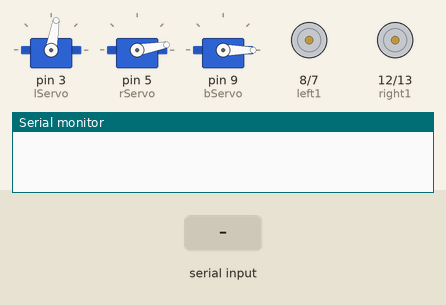
Recording of a sketch running on a simulated Arduino Uno, built with avr-gcc and run on an emulated ATmega328P. Parts: 3 × servo, motor-driver pin pairs drawn as motors (green arrow = first pin HIGH = forward, orange = second pin HIGH = backward, longer = more drive, scaled by the enable pin), the last lines printed to the serial monitor. The test bench sets the inputs (shaded band).

Above: at 1.2 s.
1.3 s: "L90\n" received over Serial
2.9 s: "L,45\n" received over Serial
At 4.2 s:
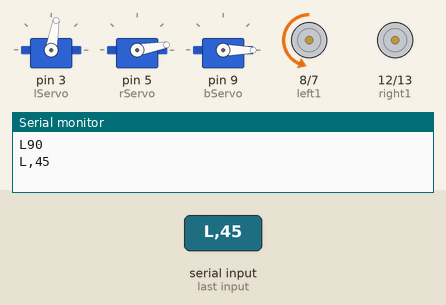
4.6 s: "R90\n" received over Serial
6.2 s: "R,45\n" received over Serial
At 6.7 s:
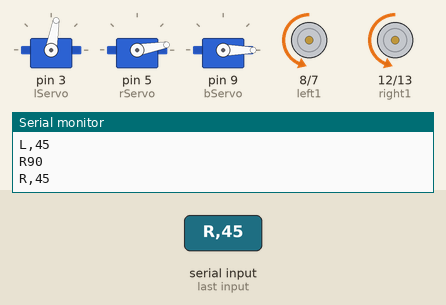
7.9 s: "L\n" received over Serial
At 8.3 s:
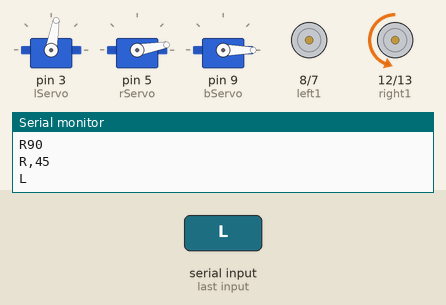
9.4 s: "R\n" received over Serial
At 10.7 s:
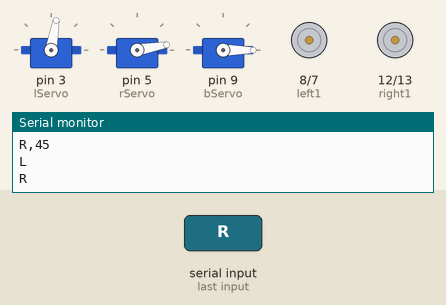
Timing chart, 0 to 11.9 s (numbered marks = the images above; inputs shaded):
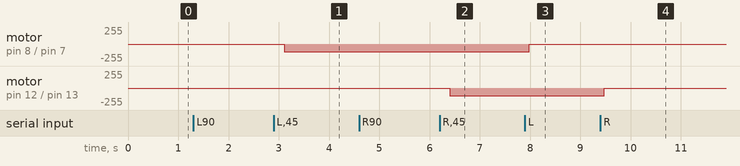

Measured:
- after the input at 2.9 s, motor on pin 8 (left1) / pin 7 (left2): stopped → backward 114/255 after 0.20 s
- after the input at 6.2 s, motor on pin 12 (right1) / pin 13 (right2): stopped → backward 114/255 after 0.20 s
- after the input at 7.9 s, motor on pin 8 (left1) / pin 7 (left2): backward 114/255 → stopped after 0.08 s
- after the input at 9.4 s, motor on pin 12 (right1) / pin 13 (right2): backward 114/255 → stopped after 0.08 s

The sketch:

Bulldozer.ino
```cpp
#include <Servo.h>
#include "Wire.h"

Servo lServo;  //left and right servo for adjustment axle
Servo rServo;
Servo bServo;  //boom servo

int lPos = 80; //default positions
int rPos = 10;
int bPos = 0;

bool blinkState = false;

int rightPWM  = 6;  //pin numbers for H bridge
int leftPWM = 11;
int left1 = 8;
int left2 = 7;
int right1 = 12;
int right2 = 13;

char R = 'R';  //characters for serial commands
char L = 'L';
char F = 'F';
char B = 'B';
char A = 'A';

String message;  //serial message
String value = "";
int velocity;
int baudrate = 57600;  //xbee's communicate at 57600
int servoDelay = 15;   //15ms delay so servo's dont move too fast
void setup()
{
    Wire.begin();
    Serial.begin(baudrate);

    lServo.attach(3);
    rServo.attach(5);
    bServo.attach(9);
    //4 digital pins for controlling H bridge
    pinMode(right1, OUTPUT);
    pinMode(right2, OUTPUT);
    pinMode(left1,  OUTPUT);
    pinMode(left2,  OUTPUT);
    //2 PWM pins for H bridge speed controll
    pinMode(leftPWM,  OUTPUT);
    pinMode(rightPWM, OUTPUT);
    pinMode(9, OUTPUT);
    lServo.write(lPos);
    rServo.write(rPos);
    bServo.write(bPos);
}

void loop()
{
  if (Serial.available() > 0)
  {
    /* message comes across serial transmission in a 4 character packet
     * first character designates left motor (L), right motor (R), ajustment axle (A), or boom (B)
     * second character designates direction forward/up (+) or backward/down (-)
     * third and fourth character designates magnitude (0-99)
     */
    message = Serial.readStringUntil('\n');
    Serial.println(message);
    value += (char)message.charAt(2); //get magnitude and store it as "velocity"
    value += (char)message.charAt(3);
    velocity = value.toInt();

    if (message.charAt(0) == 'L') //left motor
    {
      if (message.charAt(1) == '+')
        setDir(L, F);     //set direction
      else
        setDir(L, B);
      setVel(L, velocity); //set velocity
    }

    if (message.charAt(0) == 'R') //right motor
    {
      if (message.charAt(1) == '+')
        setDir(R, F);       //set direction
      else
        setDir(R, B);
      setVel(R, velocity); //set velocity
    }

    if (message.charAt(0) == 'A') //adjustment axle
    {
      if (message.charAt(1) == '+')  //up
      {
        /*servos are mirrored so one approaches 80 as the other approaches 10
          (not 90 & 0 because that would be a waste, wheel is no longer touching track at 80 & 10)
          velocity value used to exit loop (see lines 101 & 102)*/
        while (velocity != 0 && lPos <= 80 && rPos >= 10)
        {
          lPos += 1; //move a little
          rPos -= 1;
          lServo.write(lPos);
          rServo.write(rPos);
          delay(servoDelay);  //delay so the motion feels smooth
          if (Serial.available() > 0) //for the loop exit
            velocity = 0;

        }
      }
      if (message.charAt(1) == '-') //down
      {
        while (velocity != 0 && lPos >= 0 && rPos <= 90) //down position can go to 90 degrees
        {
          lPos -= 1;
          rPos += 1;
          lServo.write(lPos);
          rServo.write(rPos);
          delay(servoDelay);
          if (Serial.available() > 0)
            velocity = 0;
        }
      }
    }

   if (message.charAt(0) == 'B') //boom
   {
     if (message.charAt(1) == '+') //raise
     {
       while (velocity != 0 && bPos >= 0)
       {
         bPos -= 1;
         bServo.write(bPos);
         delay(servoDelay);
         if (Serial.available() > 0)
           velocity = 0;
       }
     }
     if (message.charAt(1) == '-')  //lower
     {
       while (velocity != 0 && bPos <= 80)
       {
         bPos += 1;
         bServo.write(bPos);
         delay(servoDelay);
         if (Serial.available() > 0)
           velocity = 0;
       }
     }
   }
  value = "";  //reset value
  }
}

void setVel(char side, int value)
{
  value = value * 2.55; //convert from value (0-100) to analog write (0-255)
  if (side == 'L')
    analogWrite(leftPWM, value);
  if (side == 'R')
    analogWrite(rightPWM, value);
}

void setDir(char side, char movement) // H bridge settings
{
  if (side == 'L') //left side
  {
    if (movement == 'F') //forward
    {
      digitalWrite(left1, HIGH);
      digitalWrite(left2, LOW);
    }
    if (movement == 'B') //backward
    {
      digitalWrite(left1, LOW);
      digitalWrite(left2, HIGH);
    }
  }
  if (side == 'R') //right side
  {
    if (movement == 'F') //forward
    {
      digitalWrite(right1, HIGH);
      digitalWrite(right2, LOW);
    }
    if (movement == 'B') //backward
    {
      digitalWrite(right1, LOW);
      digitalWrite(right2, HIGH);
    }
  }
}
```
